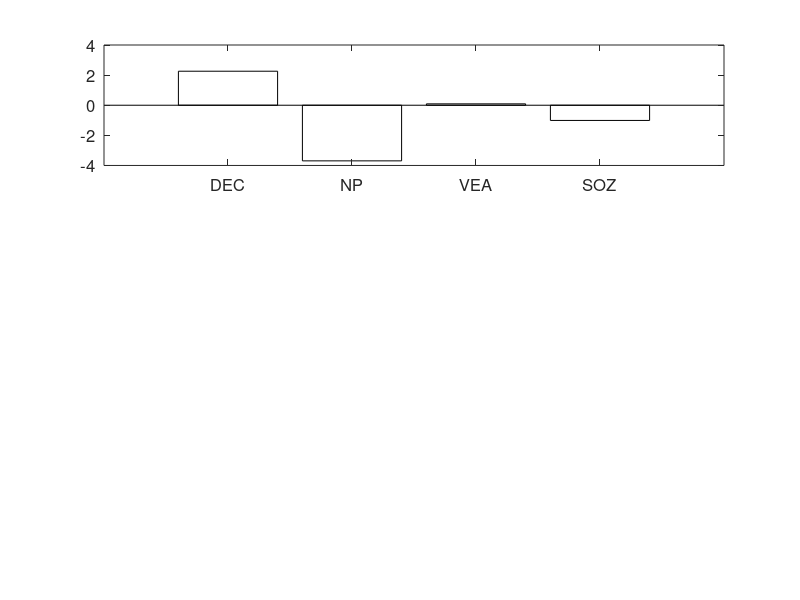

This figure's MATLAB source: (Note: this script raises an error after producing the figure.)
% STReEF07_tables
% make figures with data gathered from statistics in R
% author: Susanne Jelsma 
% date:  feb 2024

%linear mixed model
data_llm1 = [2.259;-3.695;0.091;-1.010]; %11 subj Degree Structural Connectivity ~ 1 * ß0+ Degree Effective Connectivity * ßDEC+ Node Proximity * ßNP + Volume Electrode Area * ßVEA + Seizure Onset Zone nodes * ßSOZ + (1 * ß0 | Subject)Degree Structural Connectivity ~ 1 * ß0+ Degree Effective Connectivity * ßDEC+ Node Proximity * ßNP + Volume Electrode Area * ßVEA + Seizure Onset Zone nodes * ßSOZ + (1 * ß0 | Subject)
data_llm2 = [2.258;-3.7;NaN;-1.010];
data_llm3 = [2.190;-3.585;NaN;NaN];
data_all = [2.425;-4.009;NaN;NaN];
stat_tresh = 1.647131;
stat_tresh_min = -1.647131;

color = [204/250 37/250 41/250]; %red
clbar = [128/250 133/250 133/250]; %grey

f1 = figure(1);
ylabel('Test statistic T linear multilevel model')

subplot(3,1,1)
bar(data_llm1,'w')
set(gca, 'XTickLabel',[{'DEC'} {'NP'} {'VEA'} {'SOZ'}])
ylim([-4,4])
set(gca, 'FontSize',12) %12
yline(stat_tresh, Color=color,LineWidth=1.5)
yline(stat_tresh_min, Color=color,LineWidth=1.5)

subplot(3,1,2)
bar(data_llm2,'w')
set(gca, 'XTickLabel',[{'DEC'} {'NP'} {'VEA'} {'SOZ'}])
ylim([-4,4])
set(gca, 'FontSize',12) %12
yline(stat_tresh, Color=color,LineWidth=1.5)
yline(stat_tresh_min, Color=color,LineWidth=1.5)

subplot(3,1,3)
bar(data_all,'w')
set(gca, 'XTickLabel',[{'DEC'} {'NP'} {'VEA'} {'SOZ'}])
ylim([-4,4])
set(gca, 'FontSize',12) %12
yline(stat_tresh, Color=color,LineWidth=1.5)
yline(stat_tresh_min, Color=color,LineWidth=1.5)

saveas(f1,'lmm2','epsc') % save the figure for further processing with Adobe Illustrator
clear clbar color data_all data_llm1 data_llm2 data_llm3 f1 stat_tresh stat_tresh_min
%%
%jaccard index
pt = 1:13;
JI_exp= [0.14;0.14;0.23;0.10;0.19;0.08;0.05;0.15;0.05;0.08;0.20;0.06;0.07];
JI_obsv = [0.19;0.26;0.38;0.18;0.36;0.27;0.17;0.28;0.22;0.19;0.30;0.23;0.25];

f1= figure(1);
s = scatter(pt,JI_exp,300,'LineWidth', 1.8); 
color = [0.99 0.38 0.22];
s.MarkerEdgeColor = color;
s.Marker = '_'; % markers(subj);

hold on
s2 = scatter(pt,JI_obsv,300,'LineWidth', 1.8); 
color = [0.99 0.38 0.22]; % orange
s2.MarkerEdgeColor = color;
s2.Marker = '.'; % markers(subj);


xlim([0,13])
ylim([0,1])

set(gca, 'XTick',1:13)%numelxt
set(gca, 'YTick',[0,0.5,1])%numelxt

set(gca, 'FontSize',16) %12

ylabel('Jaccard Index')
xlabel('Patient')
legend(' Expected Jaccard Index', ' Observed Jaccard Index','FontSize',16)
saveas(f1,'Jaccard Index','epsc') % save the figure for further processing with Adobe Illustrator

clear pt JI_exp JI_obsv color sw s f1 s2